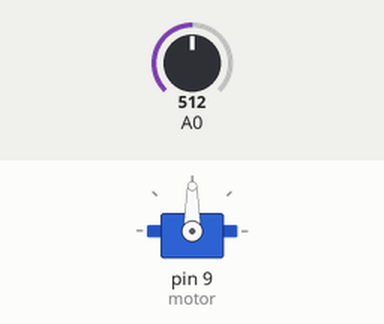
The sketch below on a simulated Arduino Uno, built with avr-gcc and run on an emulated ATmega328P. On the bench: servo. The inputs (shaded band) are chosen by the test bench; at power-on: A0 = 512.

Above: at 1.2 s.
1.3 s: A0 set to 716
At 2.4 s:
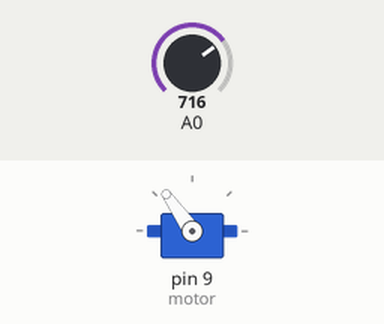
2.8 s: A0 set to 900
At 3.3 s:
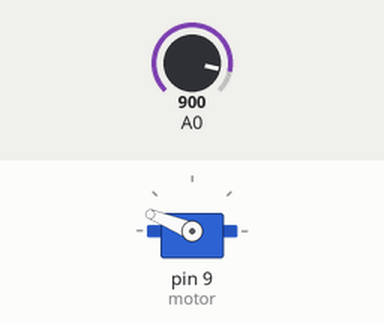
4.3 s: A0 set to 1023
At 4.7 s:
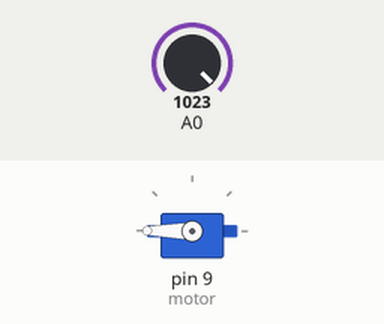
5.8 s: A0 set to 306
At 6.7 s:
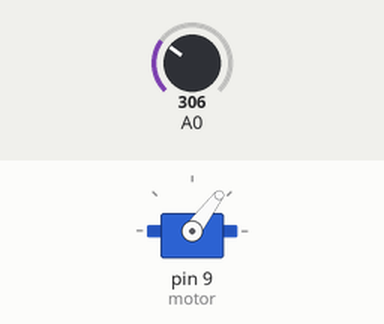
7.3 s: A0 set to 122
At 8.2 s:
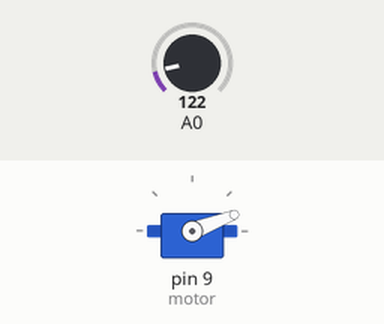
Timing chart, 0 to 9.8 s (numbered marks = the images above; inputs shaded):
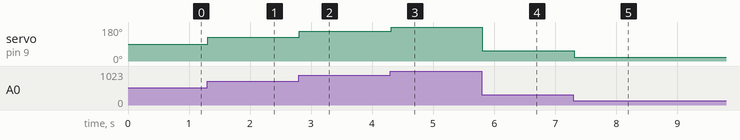

The sketch:

ptmrPositionServo.ino
```cpp
#include <Wire.h>
#include <Servo.h>

Servo motor;

int val;

void setup(){
  motor.attach(9);
}

void loop(){
  val = analogRead(0);
  val = map(val, 0, 1023, 0, 180);
  motor.write(val);
  delay(15);
}
```

Measured:
- after the input at 1.3 s, servo on pin 9 (motor): 90° → 125° at once
- after the input at 2.8 s, servo on pin 9 (motor): 125° → 158° at once
- after the input at 4.3 s, servo on pin 9 (motor): 158° → 180° at once
- after the input at 5.8 s, servo on pin 9 (motor): 180° → 53° at once
- after the input at 7.3 s, servo on pin 9 (motor): 53° → 21° at once
